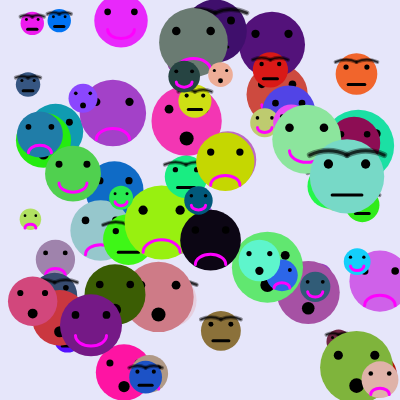
Frame 1 (no input)
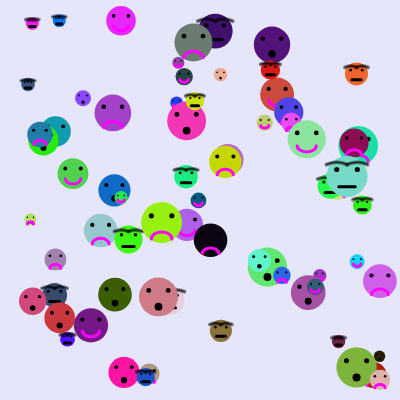
Frame 60 (no input)
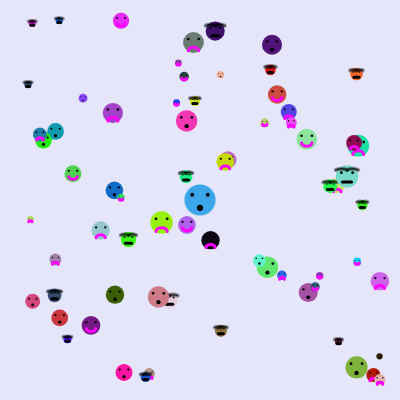
Frame 120 (the mouse pressed at the canvas centre since frame 60)

The p5.js sketch that drew these frames (run headless with seeded random() and noise() and a simulated clock; from frame 60 on, the mouse is pressed at the canvas centre):

// p5.js sketch
// ── sketch.js
// Array of faces.
let faces = []; 

function setup() {
  createCanvas(400, 400);
  facePower();  // Generate faces
}

function draw() {
  background('lavender');
  updateAndDrawFaces();
}

function mousePressed() {
  let face = createFace();
  face.x = mouseX; 
  face.y = mouseY;
  faces.push(face);
}

function updateAndDrawFaces() {
  for (let face of faces) {
    // Draw the face.
    face.display();

    // Apply wilting effect
    face.size *= 0.99;

    // Reduce lifespan
    face.lifespan -= 1;
    
    if (face.lifespan <= 0) {
      let i = faces.indexOf(face);
      faces.splice(i, 1);
    }
  }
}

// Function to create multiple faces.
function facePower(){
  for(let i = 0; i < 70; i++){
    faces.push(createFace());
  }
}


// Classes for face expressions

class Face {
  constructor(x, y, size, lifespan, col) {
    this.x = x;
    this.y = y;
    this.size = size;
    this.lifespan = lifespan;
    this.col = col;
  }

  displayBase() {
    noStroke();
    fill(this.col);
    ellipse(this.x, this.y, this.size);

    // Eyes
    fill(0);
    let eyeOffsetX = this.size / 4;
    let eyeOffsetY = this.size / 6;
    ellipse(this.x - eyeOffsetX, this.y - eyeOffsetY, this.size / 8);
    ellipse(this.x + eyeOffsetX, this.y - eyeOffsetY, this.size / 8);
  }
}

class HappyFace extends Face {
  display() {
    this.displayBase();
    noFill();
    stroke(255, 0, 255);
    strokeWeight(3);
    arc(this.x, this.y + this.size/6, this.size/2, this.size/3, 0, PI);     //smile
  }
}


class SadFace extends Face {
  display() {
    this.displayBase();
    noFill();
    stroke(255, 0, 255);
    strokeWeight(3);
    arc(this.x, this.y + this.size/2.5, this.size/2, this.size/3, PI, TWO_PI); // frown
  }
}

class SurprisedFace extends Face {
  display() {
    this.displayBase();
    fill(0);
    noStroke();
    ellipse(this.x, this.y + this.size/4, this.size/5); // round mouth
  }
}
  
  // class AngryFace extends Face TBD
  // New face class with soft eyebrows + neutral mouth
class EyebrowFace extends Face {
  display() {
    this.displayBase(); // head + eyes

    // Eyebrows
    let eyeOffsetX = this.size / 4;
    let eyeOffsetY = this.size / 6;
    let browY = this.y - eyeOffsetY - this.size * 0.12;
    let browWidth = this.size * 0.5;
    let browArch = this.size * 0.08;

    // Left eyebrow control points
    let lx1 = this.x - eyeOffsetX - browWidth * 0.5;
    let ly1 = browY;
    let lx2 = this.x - eyeOffsetX - browWidth * 0.15;
    let ly2 = browY - browArch;
    let lx3 = this.x - eyeOffsetX + browWidth * 0.15;
    let ly3 = browY - browArch;
    let lx4 = this.x - eyeOffsetX + browWidth * 0.5;
    let ly4 = browY;

    // Right eyebrow control points (mirror)
    let rx1 = this.x + eyeOffsetX - browWidth * 0.5;
    let ry1 = browY;
    let rx2 = this.x + eyeOffsetX - browWidth * 0.15;
    let ry2 = browY - browArch;
    let rx3 = this.x + eyeOffsetX + browWidth * 0.15;
    let ry3 = browY - browArch;
    let rx4 = this.x + eyeOffsetX + browWidth * 0.5;
    let ry4 = browY;

    // Soft base stroke
    noFill();
    strokeCap(ROUND);
    strokeWeight(max(4, this.size * 0.08));
    stroke(0, 100); // translucent underlayer
    bezier(lx1, ly1, lx2, ly2, lx3, ly3, lx4, ly4);
    bezier(rx1, ry1, rx2, ry2, rx3, ry3, rx4, ry4);

    // Sharper overlay stroke
    strokeWeight(max(1.5, this.size * 0.04));
    stroke(0, 180);
    bezier(lx1, ly1, lx2, ly2, lx3, ly3, lx4, ly4);
    bezier(rx1, ry1, rx2, ry2, rx3, ry3, rx4, ry4);

    // Neutral Mouth
    stroke(0);
    strokeWeight(3);
    line(this.x - this.size/5, this.y + this.size/4, 
         this.x + this.size/5, this.y + this.size/4);
  }

}


// Factory function to return a random type of face
function createFace() {
  let x = random(20, 380);
  let y = random(20, 380);
  let size = random(20, 75);
  let lifespan = random(300, 550);
  let col = color(random(255), random(250), random(260));

  let choice = random(["happy", "sad", "surprised", "eyebrows"]);
  if (choice === "happy") return new HappyFace(x, y, size, lifespan, col);
  if (choice === "sad") return new SadFace(x, y, size, lifespan, col);
  if (choice === "surprised") return new SurprisedFace(x, y, size, lifespan, col);
  if (choice === "eyebrows") return new EyebrowFace(x, y, size, lifespan, col);
}
